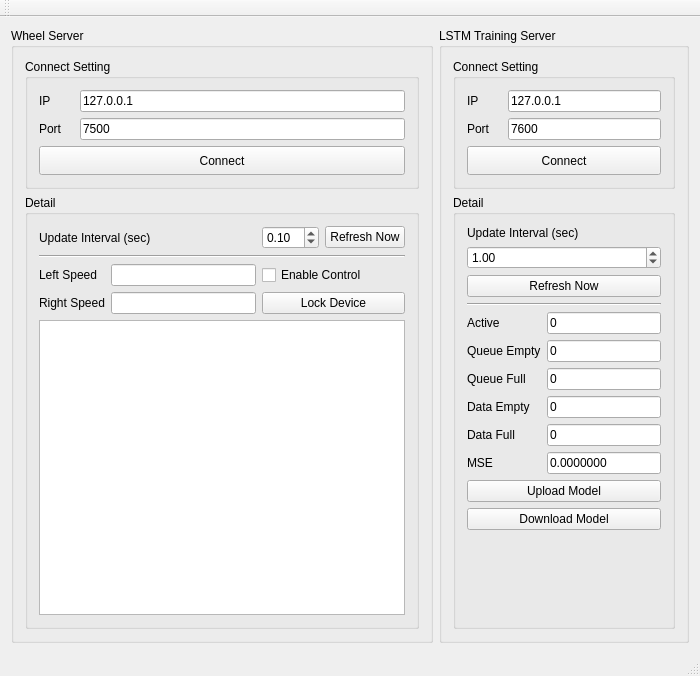
<?xml version="1.0" encoding="UTF-8"?>
<ui version="4.0">
 <class>MainWindow</class>
 <widget class="QMainWindow" name="MainWindow">
  <property name="geometry">
   <rect>
    <x>0</x>
    <y>0</y>
    <width>700</width>
    <height>676</height>
   </rect>
  </property>
  <property name="minimumSize">
   <size>
    <width>640</width>
    <height>480</height>
   </size>
  </property>
  <property name="windowTitle">
   <string>Hourglass Monitor</string>
  </property>
  <widget class="QWidget" name="centralWidget">
   <layout class="QHBoxLayout" name="horizontalLayout">
    <item>
     <widget class="QGroupBox" name="groupBox">
      <property name="title">
       <string>Wheel Server</string>
      </property>
      <layout class="QVBoxLayout" name="verticalLayout">
       <item>
        <widget class="QGroupBox" name="groupBox_3">
         <property name="minimumSize">
          <size>
           <width>0</width>
           <height>130</height>
          </size>
         </property>
         <property name="maximumSize">
          <size>
           <width>16777215</width>
           <height>130</height>
          </size>
         </property>
         <property name="title">
          <string>Connect Setting</string>
         </property>
         <layout class="QGridLayout" name="gridLayout">
          <item row="1" column="1">
           <widget class="QLineEdit" name="wsvrIP">
            <property name="text">
             <string>127.0.0.1</string>
            </property>
           </widget>
          </item>
          <item row="3" column="0" colspan="2">
           <widget class="QPushButton" name="wsvrButton">
            <property name="sizePolicy">
             <sizepolicy hsizetype="Minimum" vsizetype="Expanding">
              <horstretch>0</horstretch>
              <verstretch>0</verstretch>
             </sizepolicy>
            </property>
            <property name="minimumSize">
             <size>
              <width>100</width>
              <height>0</height>
             </size>
            </property>
            <property name="maximumSize">
             <size>
              <width>16777215</width>
              <height>16777215</height>
             </size>
            </property>
            <property name="text">
             <string>Connect</string>
            </property>
           </widget>
          </item>
          <item row="2" column="1">
           <widget class="QLineEdit" name="wsvrPort">
            <property name="text">
             <string>7500</string>
            </property>
           </widget>
          </item>
          <item row="2" column="0">
           <widget class="QLabel" name="label_2">
            <property name="minimumSize">
             <size>
              <width>35</width>
              <height>0</height>
             </size>
            </property>
            <property name="maximumSize">
             <size>
              <width>35</width>
              <height>16777215</height>
             </size>
            </property>
            <property name="text">
             <string>Port</string>
            </property>
           </widget>
          </item>
          <item row="1" column="0">
           <widget class="QLabel" name="label">
            <property name="minimumSize">
             <size>
              <width>35</width>
              <height>0</height>
             </size>
            </property>
            <property name="maximumSize">
             <size>
              <width>35</width>
              <height>16777215</height>
             </size>
            </property>
            <property name="text">
             <string>IP</string>
            </property>
           </widget>
          </item>
         </layout>
        </widget>
       </item>
       <item>
        <widget class="QGroupBox" name="groupBox_4">
         <property name="title">
          <string>Detail</string>
         </property>
         <layout class="QGridLayout" name="gridLayout_5">
          <item row="4" column="1">
           <widget class="QLineEdit" name="wsvrSal">
            <property name="readOnly">
             <bool>true</bool>
            </property>
           </widget>
          </item>
          <item row="7" column="0" colspan="4">
           <widget class="QGraphicsView" name="graphicsView"/>
          </item>
          <item row="0" column="3">
           <widget class="QPushButton" name="wsvrRefresh">
            <property name="text">
             <string>Refresh Now</string>
            </property>
           </widget>
          </item>
          <item row="4" column="0">
           <widget class="QLabel" name="label_13">
            <property name="text">
             <string>Left Speed</string>
            </property>
           </widget>
          </item>
          <item row="3" column="0" colspan="4">
           <widget class="Line" name="line_2">
            <property name="orientation">
             <enum>Qt::Horizontal</enum>
            </property>
           </widget>
          </item>
          <item row="0" column="0" colspan="2">
           <widget class="QLabel" name="label_12">
            <property name="text">
             <string>Update Interval (sec)</string>
            </property>
           </widget>
          </item>
          <item row="5" column="0">
           <widget class="QLabel" name="label_14">
            <property name="text">
             <string>Right Speed</string>
            </property>
           </widget>
          </item>
          <item row="5" column="1">
           <widget class="QLineEdit" name="wsvrSar">
            <property name="readOnly">
             <bool>true</bool>
            </property>
           </widget>
          </item>
          <item row="4" column="2" colspan="2">
           <widget class="QCheckBox" name="checkBox">
            <property name="text">
             <string>Enable Control</string>
            </property>
           </widget>
          </item>
          <item row="5" column="2" colspan="2">
           <widget class="QPushButton" name="pushButton_7">
            <property name="text">
             <string>Lock Device</string>
            </property>
           </widget>
          </item>
          <item row="0" column="2">
           <widget class="QDoubleSpinBox" name="wsvrUpdateInterval">
            <property name="singleStep">
             <double>0.100000000000000</double>
            </property>
            <property name="value">
             <double>0.100000000000000</double>
            </property>
           </widget>
          </item>
         </layout>
        </widget>
       </item>
      </layout>
     </widget>
    </item>
    <item>
     <widget class="QGroupBox" name="groupBox_2">
      <property name="minimumSize">
       <size>
        <width>250</width>
        <height>0</height>
       </size>
      </property>
      <property name="maximumSize">
       <size>
        <width>250</width>
        <height>16777215</height>
       </size>
      </property>
      <property name="title">
       <string>LSTM Training Server</string>
      </property>
      <property name="flat">
       <bool>false</bool>
      </property>
      <property name="checkable">
       <bool>false</bool>
      </property>
      <layout class="QVBoxLayout" name="verticalLayout_2">
       <item>
        <widget class="QGroupBox" name="groupBox_5">
         <property name="minimumSize">
          <size>
           <width>0</width>
           <height>130</height>
          </size>
         </property>
         <property name="maximumSize">
          <size>
           <width>16777215</width>
           <height>130</height>
          </size>
         </property>
         <property name="title">
          <string>Connect Setting</string>
         </property>
         <layout class="QGridLayout" name="gridLayout_2">
          <item row="2" column="0" colspan="2">
           <widget class="QPushButton" name="trasvrButton">
            <property name="sizePolicy">
             <sizepolicy hsizetype="Minimum" vsizetype="Expanding">
              <horstretch>0</horstretch>
              <verstretch>0</verstretch>
             </sizepolicy>
            </property>
            <property name="minimumSize">
             <size>
              <width>100</width>
              <height>0</height>
             </size>
            </property>
            <property name="maximumSize">
             <size>
              <width>16777215</width>
              <height>100</height>
             </size>
            </property>
            <property name="text">
             <string>Connect</string>
            </property>
           </widget>
          </item>
          <item row="0" column="0">
           <widget class="QLabel" name="label_3">
            <property name="minimumSize">
             <size>
              <width>35</width>
              <height>0</height>
             </size>
            </property>
            <property name="maximumSize">
             <size>
              <width>35</width>
              <height>16777215</height>
             </size>
            </property>
            <property name="text">
             <string>IP</string>
            </property>
           </widget>
          </item>
          <item row="1" column="1">
           <widget class="QLineEdit" name="trasvrPort">
            <property name="text">
             <string>7600</string>
            </property>
           </widget>
          </item>
          <item row="1" column="0">
           <widget class="QLabel" name="label_4">
            <property name="minimumSize">
             <size>
              <width>35</width>
              <height>0</height>
             </size>
            </property>
            <property name="maximumSize">
             <size>
              <width>35</width>
              <height>16777215</height>
             </size>
            </property>
            <property name="text">
             <string>Port</string>
            </property>
           </widget>
          </item>
          <item row="0" column="1">
           <widget class="QLineEdit" name="trasvrIP">
            <property name="text">
             <string>127.0.0.1</string>
            </property>
           </widget>
          </item>
         </layout>
        </widget>
       </item>
       <item>
        <widget class="QGroupBox" name="groupBox_6">
         <property name="title">
          <string notr="true">Detail</string>
         </property>
         <layout class="QGridLayout" name="gridLayout_3">
          <item row="9" column="1">
           <widget class="QLineEdit" name="lineEdit_8">
            <property name="text">
             <string>0</string>
            </property>
            <property name="readOnly">
             <bool>true</bool>
            </property>
           </widget>
          </item>
          <item row="8" column="0">
           <widget class="QLabel" name="label_6">
            <property name="text">
             <string>Queue Empty</string>
            </property>
           </widget>
          </item>
          <item row="10" column="0">
           <widget class="QLabel" name="label_9">
            <property name="text">
             <string>Data Empty</string>
            </property>
           </widget>
          </item>
          <item row="3" column="0" colspan="2">
           <widget class="QPushButton" name="pushButton_3">
            <property name="text">
             <string>Refresh Now</string>
            </property>
           </widget>
          </item>
          <item row="10" column="1">
           <widget class="QLineEdit" name="lineEdit_9">
            <property name="text">
             <string>0</string>
            </property>
            <property name="readOnly">
             <bool>true</bool>
            </property>
           </widget>
          </item>
          <item row="0" column="0" colspan="2">
           <widget class="QLabel" name="label_5">
            <property name="maximumSize">
             <size>
              <width>16777215</width>
              <height>20</height>
             </size>
            </property>
            <property name="text">
             <string>Update Interval (sec)</string>
            </property>
           </widget>
          </item>
          <item row="7" column="0">
           <widget class="QLabel" name="label_7">
            <property name="text">
             <string>Active</string>
            </property>
           </widget>
          </item>
          <item row="12" column="1">
           <widget class="QLineEdit" name="lineEdit_11">
            <property name="text">
             <string>0.0000000</string>
            </property>
            <property name="readOnly">
             <bool>true</bool>
            </property>
           </widget>
          </item>
          <item row="8" column="1">
           <widget class="QLineEdit" name="lineEdit_6">
            <property name="text">
             <string>0</string>
            </property>
            <property name="readOnly">
             <bool>true</bool>
            </property>
           </widget>
          </item>
          <item row="12" column="0">
           <widget class="QLabel" name="label_11">
            <property name="text">
             <string>MSE</string>
            </property>
           </widget>
          </item>
          <item row="7" column="1">
           <widget class="QLineEdit" name="lineEdit_7">
            <property name="text">
             <string>0</string>
            </property>
            <property name="readOnly">
             <bool>true</bool>
            </property>
           </widget>
          </item>
          <item row="6" column="0" colspan="2">
           <widget class="Line" name="line">
            <property name="orientation">
             <enum>Qt::Horizontal</enum>
            </property>
           </widget>
          </item>
          <item row="15" column="0" colspan="2">
           <widget class="QPushButton" name="pushButton_5">
            <property name="text">
             <string>Download Model</string>
            </property>
           </widget>
          </item>
          <item row="11" column="0">
           <widget class="QLabel" name="label_10">
            <property name="text">
             <string>Data Full</string>
            </property>
           </widget>
          </item>
          <item row="14" column="0" colspan="2">
           <widget class="QPushButton" name="pushButton_4">
            <property name="text">
             <string>Upload Model</string>
            </property>
           </widget>
          </item>
          <item row="9" column="0">
           <widget class="QLabel" name="label_8">
            <property name="text">
             <string>Queue Full</string>
            </property>
           </widget>
          </item>
          <item row="11" column="1">
           <widget class="QLineEdit" name="lineEdit_10">
            <property name="text">
             <string>0</string>
            </property>
            <property name="readOnly">
             <bool>true</bool>
            </property>
           </widget>
          </item>
          <item row="16" column="0" colspan="2">
           <spacer name="verticalSpacer">
            <property name="orientation">
             <enum>Qt::Vertical</enum>
            </property>
            <property name="sizeHint" stdset="0">
             <size>
              <width>20</width>
              <height>40</height>
             </size>
            </property>
           </spacer>
          </item>
          <item row="1" column="0" colspan="2">
           <widget class="QDoubleSpinBox" name="doubleSpinBox_2">
            <property name="singleStep">
             <double>0.500000000000000</double>
            </property>
            <property name="value">
             <double>1.000000000000000</double>
            </property>
           </widget>
          </item>
         </layout>
        </widget>
       </item>
      </layout>
     </widget>
    </item>
   </layout>
  </widget>
  <widget class="QMenuBar" name="menuBar">
   <property name="geometry">
    <rect>
     <x>0</x>
     <y>0</y>
     <width>700</width>
     <height>22</height>
    </rect>
   </property>
  </widget>
  <widget class="QToolBar" name="mainToolBar">
   <attribute name="toolBarArea">
    <enum>TopToolBarArea</enum>
   </attribute>
   <attribute name="toolBarBreak">
    <bool>false</bool>
   </attribute>
  </widget>
  <widget class="QStatusBar" name="statusBar"/>
 </widget>
 <layoutdefault spacing="6" margin="11"/>
 <resources/>
 <connections/>
</ui>
